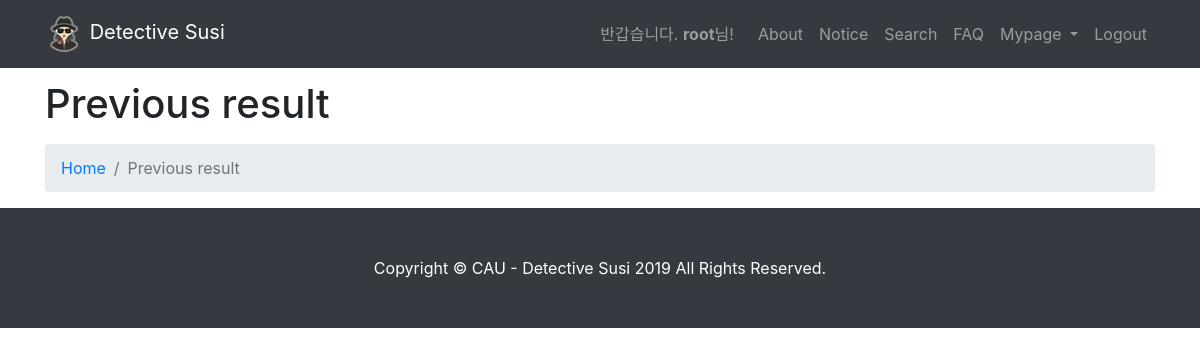
/result/ (signed in), run on an earlier commit of the app's database.
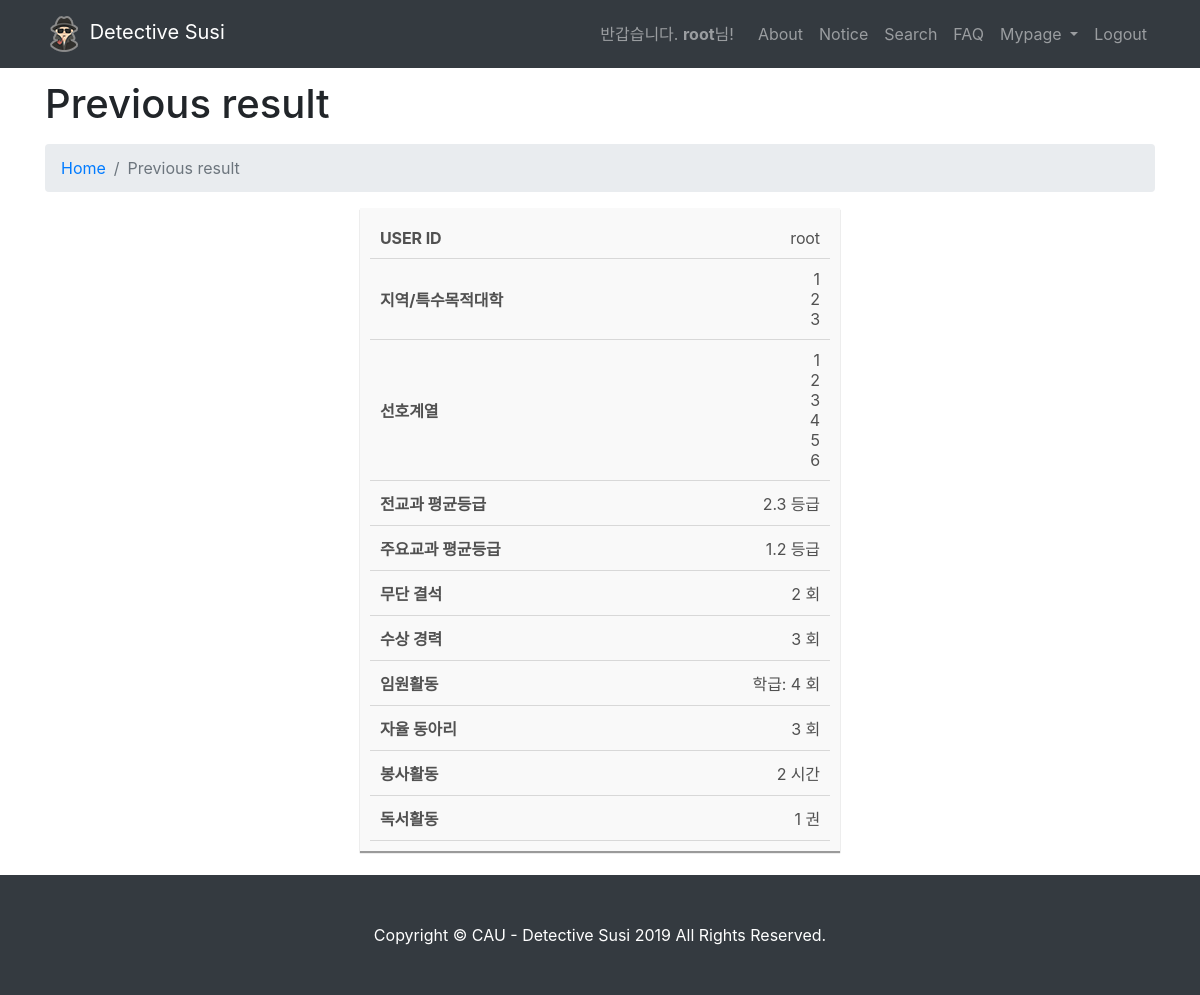
And on a later commit of the database.
### main/models.py (models this page shows)
class chk_value(models.Model):
	id = models.AutoField(primary_key=True)
	user = models.ForeignKey(User,on_delete=models.CASCADE)		#user
	preferwhere1 = models.CharField(null=True,blank=True,max_length=50)	#선호지역
	preferwhere2 = models.CharField(null=True,blank=True,max_length=50)
	preferwhere3 = models.CharField(null=True,blank=True,max_length=50)
	prefertype1 = models.CharField(null=True,blank=True,max_length=50)		#선호계열
	prefertype2 = models.CharField(null=True,blank=True,max_length=50)
	prefertype3 = models.CharField(null=True,blank=True,max_length=50)
	prefertype4 = models.CharField(null=True,blank=True,max_length=50)
	prefertype5 = models.CharField(null=True,blank=True,max_length=50)
	prefertype6 = models.CharField(null=True,blank=True,max_length=50)
	total_avgrate = models.FloatField(null=True,blank=True)		#평균 내신
	main_avgrate = models.FloatField(null=True,blank=True)		#주요과목 내신
	executive_cnt = models.IntegerField(null=True,blank=True)	#임원활동
	absent = models.IntegerField(null=True,blank=True)			#무단결석
	award_cnt = models.IntegerField(null=True,blank=True)		#수상경력
	circle_cnt = models.IntegerField(null=True,blank=True)		#동아리활동
	volunteer = models.IntegerField(null=True,blank=True)		#봉사시간
	reading = models.IntegerField(null=True,blank=True)			#독후감

### main/views.py (the view)
# urls.py: path('result/', views.result, name='result'),
def result(request):
    user = request.user
    datas = chk_value.objects.filter(user=user)
    context = {
        'chk_value':datas
    }
    return render(request,'main/result.html',context)

### main/templates/main/result.html (shortened to what this page needs)
{% extends "main/layout.html" %}
{% load static %}
{% block content %}
<link rel="stylesheet" href="{% static 'css/search.css' %}">
  <div class="container">
    <h1 class="mt-4 mb-3">Previous result</h1>
    <ol class="breadcrumb">
      <li class="breadcrumb-item">
        <a href="{% url 'main:home' %}">Home</a>
      </li>
      <li class="breadcrumb-item active">Previous result</li>
    </ol>
  </div>
  {% if user.is_authenticated %}
{% for s in chk_value %}
<div>
        <div class="container">
            <div class="content">
                <div id="selfcheckresult">
                    <table class="result-table">
                        <colgroup>
                            <col width="35%"/>
                            <col width="65%"/>
                        </colgroup>
                        <tr>
                            <th>USER ID</th>
                            <td>
                                <span>{{s.user.username}}</span>
                            </td>
                        </tr>
                        <tr>
                            <th>지역/특수목적대학</th>
                            <td>
                                <span>{% if s.preferwhere1|add:0 != -1 %} {{s.preferwhere1}} <br>{% endif %}{% if s.preferwhere2|add:0 != -1 %} {{s.preferwhere2}}<br> {% endif %}{% if s.preferwhere3|add:0 != -1 %} {{s.preferwhere3}}{% endif %}</span>
                            </td>
                        </tr>
                        <tr>
                            <th>선호계열</th>
                            <td>
                                <span>{% if s.prefertype1|add:0 != -1 %} {{s.prefertype1}}<br> {% endif %}{% if s.prefertype2|add:0 != -1 %} {{s.prefertype2}}<br> {% endif %}{% if s.prefertype3|add:0 != -1 %} {{s.prefertype3}}<br> {% endif %}{% if s.prefertype4|add:0 != -1 %} {{s.prefertype4}}<br> {% endif %}{% if s.prefertype5|add:0 != -1 %} {{s.prefertype5}}<br> {% endif %}{% if s.prefertype6|add:0 != -1 %} {{s.prefertype6}}<br> {% endif %}{% if s.prefertype7|add:0 != -1 %} {{s.prefertype7}}{% endif %}</span>
                            </td>
                        </tr>
                        <tr>
                            <th>전교과 평균등급</th>
                            <td><span>{{s.total_avgrate}}</span> 등급</td>
                        </tr>
                        <tr>
                            <th>주요교과 평균등급</th>
                            <td><span>{{s.main_avgrate}}</span> 등급</td>
                        </tr>
                        <tr>
                            <th>무단 결석</th>
                            <td><span>{{s.absent}}</span> 회</td>
                        </tr>
                        <tr>
                            <th>수상 경력</th>
                            <td>
                                <span>{{s.award_cnt}}</span> 회
                            </td>
                        </tr>
                        <tr>
                            <th>임원활동</th>
                            <td>
                                학급: <span>{{s.executive_cnt}}</span> 회
                            </td>
                        </tr>
                        <tr>
                            <th>자율 동아리</th>
                            <td>
                                <span>{{s.circle_cnt}}</span> 회
                            </td>
                        </tr>
                        <tr>
                            <th>봉사활동</th>
                            <td><span>{{s.volunteer}}</span> 시간</td>
                        </tr>
                        <tr>
                            <th>독서활동</th>
                            <td><span>{{s.reading}}</span> 권</td>
                        </tr>
                    </table>
                  </div>
                  </div>
                </div>
              </div>
    <br>
{% endfor %}
  {% else %}
  <script type="text/javascript">
    alert('로그인이 필요합니다! \n로그인 화면으로 이동합니다.')
    window.location.href = '/login';
  </script>
{% endif %}
{% endblock %}

What changed in the data, as far as the page shows it:
added chk_value: user.username "root", preferwhere1 "1", preferwhere2 "2", preferwhere3 "3", prefertype1 "1", prefertype2 "2", prefertype3 "3", prefertype4 "4", prefertype5 "5", prefertype6 "6", total_avgrate "2.3", main_avgrate "1.2", absent "2", award_cnt "3", executive_cnt "4", circle_cnt "3", volunteer "2", reading "1"
